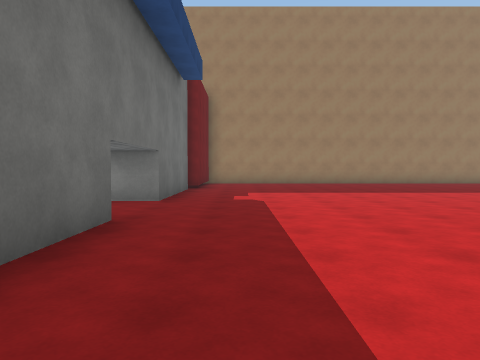
[1] (above)

24 first-person views from a walk through a Unity game level. The camera is 1.3 m above the floor, tilts 2° down and sees 70° across. The floor is counted in squares, 2 m on a side. Each view is taken from the middle of a square. On the plan, view 1 faces up. The plan holds only what a view shows up to about 10 squares ahead; the rest is blank. The place goes on beyond the plan. The player character is not drawn. Some surface patterns are stand-ins.

[2]
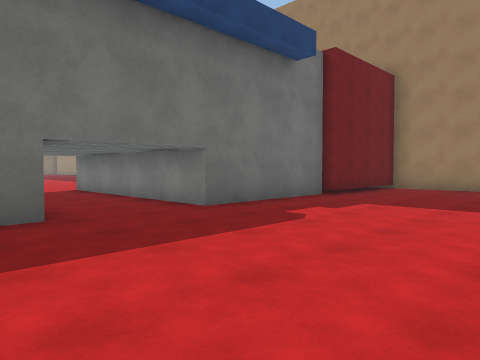

[3]
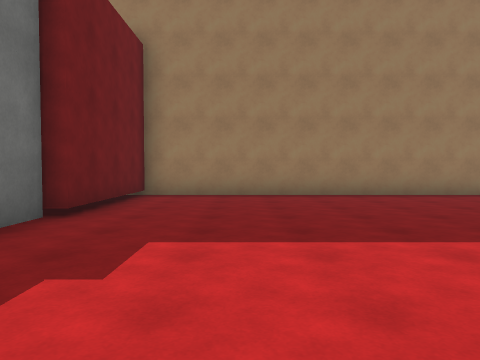

[4]
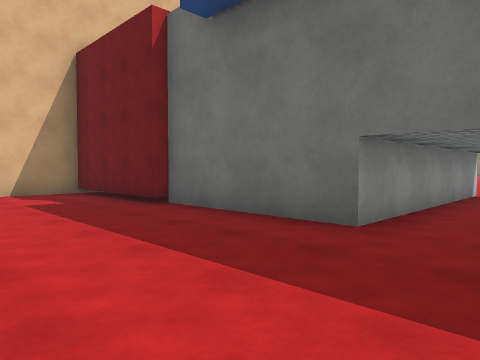

[5]
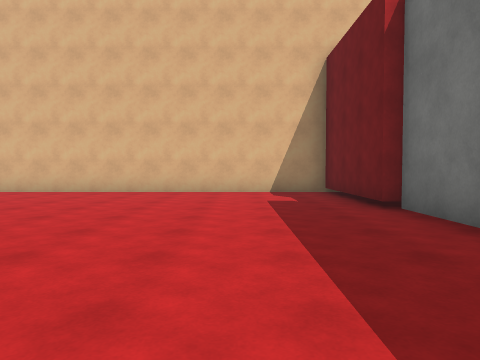

[6]
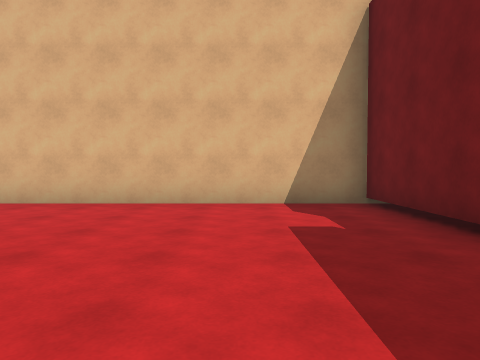

[7]
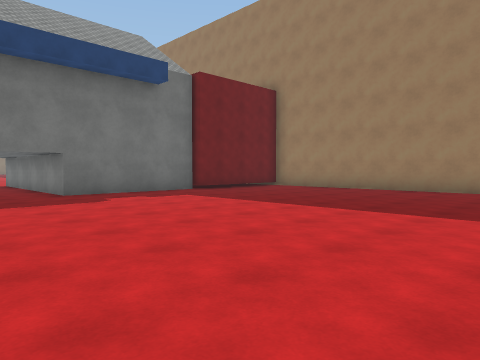

[8]
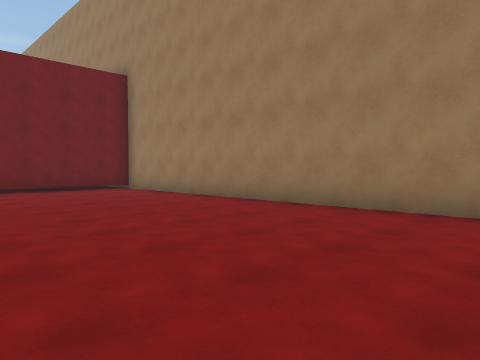

[9]
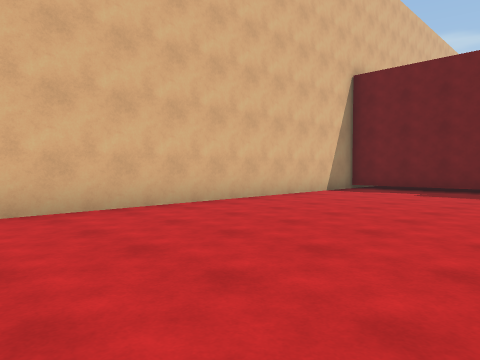

[10]
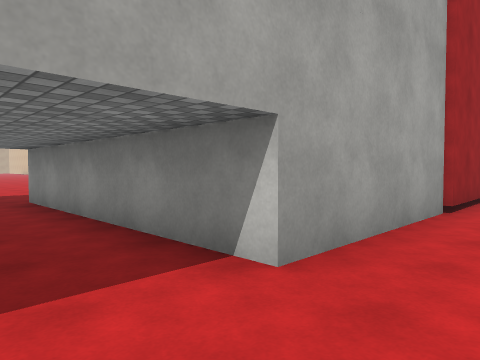

[11]
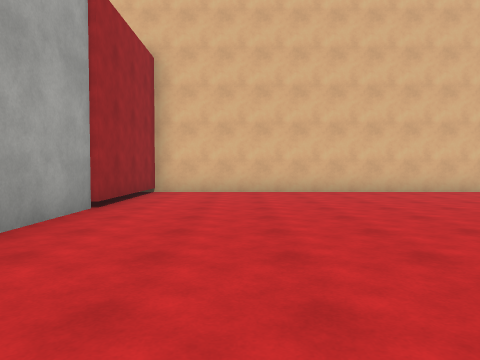

[12]
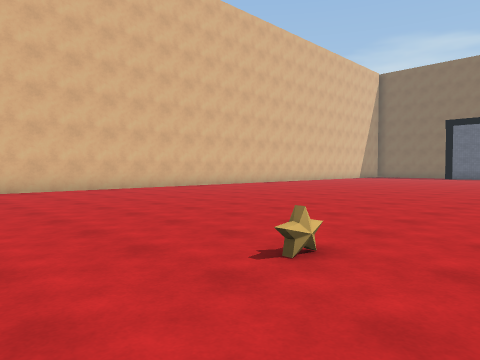

[13]
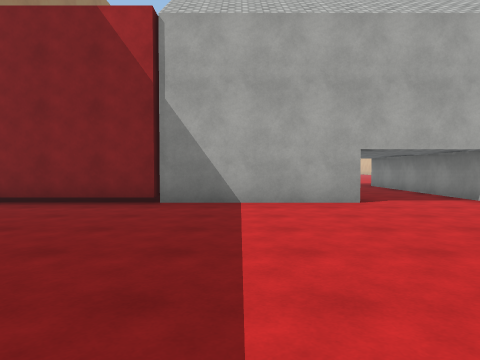

[14]
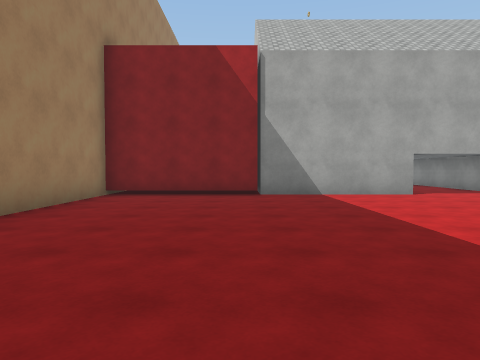

[15]
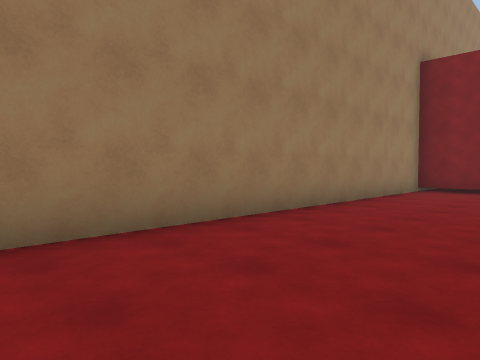

[16]
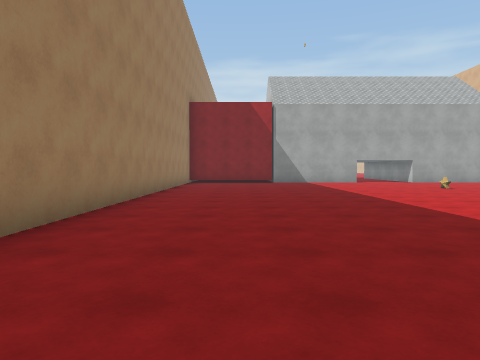

[17]
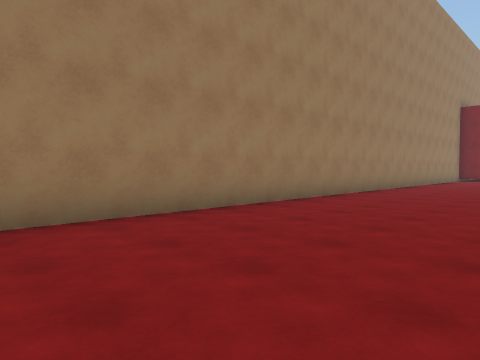

[18]
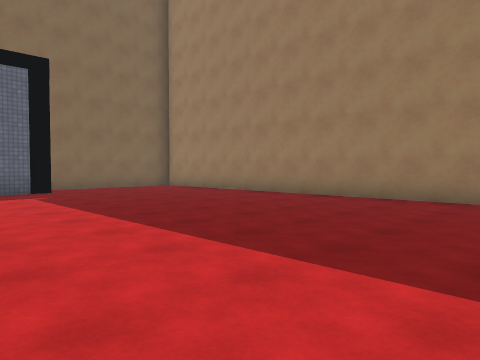

[19]
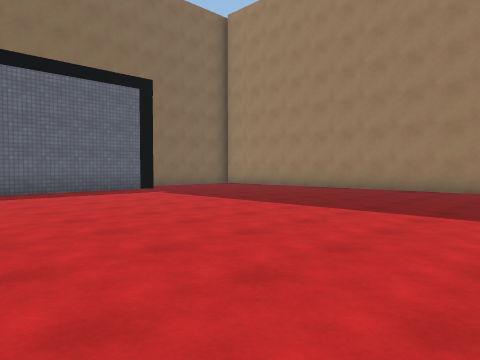

[20]
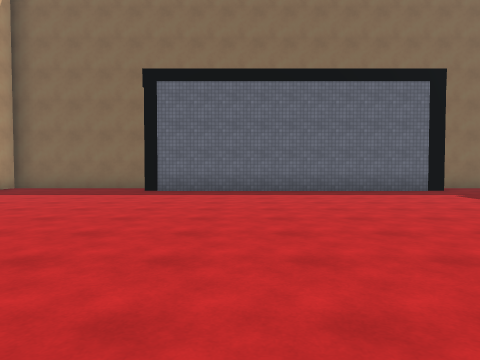

[21]
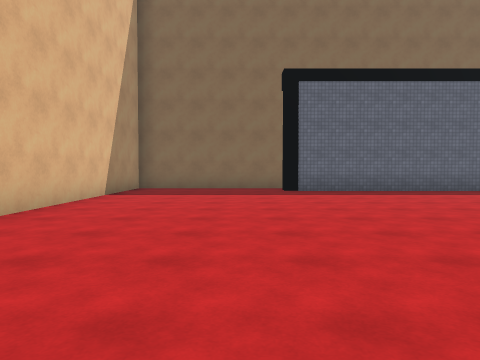

[22]
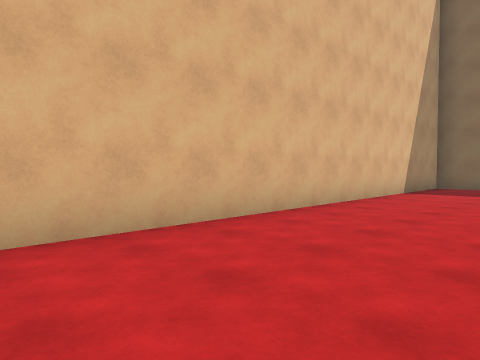

[23]
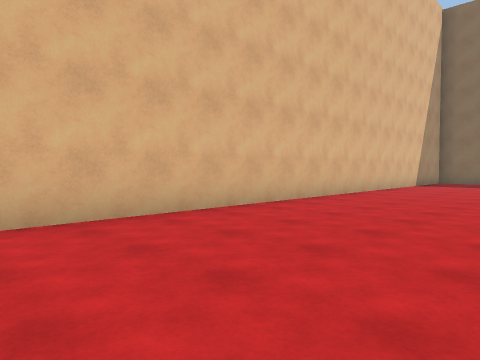

[24]
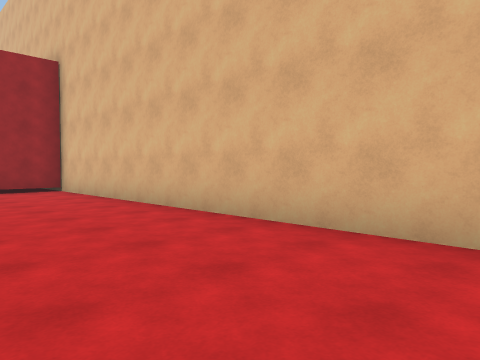

### Floor plan
Points are (right, up) in squares from view 1. A wall is a line through its corners. A room is listed if a view was taken in it or the views show most of it. See-through windows are left out.
Room 1 (views 1, 2, 3, 4, 5, 6, 7, 8, 9)
walls: (-1.3, 0.5) (-1.3, -3.2) (8.1, -3.2); (8.1, 14.2) (-1.3, 14.2) (-1.3, 10.6) (-1.6, 10.6) (-1.6, 6.8) (-7.6, 6.8); (-7.6, 4.2) (-1.6, 4.2) (-1.6, 0.5)
ways out: opening at (-7, 5.5) to room 2
Room 2 (views 10, 11, 12, 13, 14, 15, 16, 17, 18, 19, 20, 21, 22, 23, 24)
walls: (-7.6, 6.8) (-7.6, 14.2) (-29.9, 14.2); (-32.7, 9.9) (-32.7, 1.2); (-7.2, 10.6) (-7.8, 10.6); (-33, -3.2) (-7.6, -3.2) (-7.6, 4.2)
ways out: opening at (-7, 5.5) to room 1
objects: star (-12, 5)

Where each view was taken, in squares from view 1:
view 1: 0 up, 0 right, facing up
view 2: 3 up, 3 right, facing up-left
view 3: 6 up, 1 right, facing up
view 4: 6 up, 2 right, facing down-left
view 5: 6 up, 1 right, facing down
view 6: 3 up, 1 right, facing down
view 7: 4 up, 7 right, facing up-left
view 8: 9 up, 9 right, facing up-left
view 9: 2 up, 9 right, facing down-left
view 10: 6 up, 9 left, facing down-right
view 11: 6 up, 10 left, facing down
view 12: 7 up, 10 left, facing down-left
view 13: 9 up, 14 left, facing right
view 14: 11 up, 16 left, facing right
view 15: 11 up, 18 left, facing up-right
view 16: 12 up, 23 left, facing right
view 17: 10 up, 27 left, facing up-right
view 18: 7 up, 23 left, facing up-left
view 19: 4 up, 23 left, facing up-left
view 20: 4 up, 23 left, facing left
view 21: 0 up, 23 left, facing left
view 22: 0 up, 22 left, facing down-left
view 23: 1 up, 18 left, facing down-left
view 24: 0 up, 18 left, facing down-right
